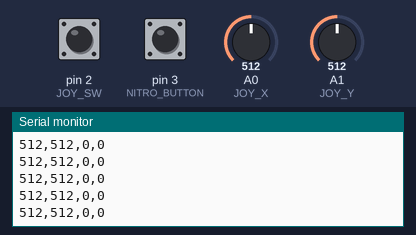
A sketch run on a simulated Arduino Uno, built with avr-gcc and run on an emulated ATmega328P. On the bench: the last lines printed to the serial monitor. The inputs (shaded band) are chosen by the test bench; at power-on: A0 (JOY_X) = 512, A1 (JOY_Y) = 512, pin 2 (JOY_SW) HIGH, pin 3 (NITRO_BUTTON) HIGH.

Above: at 1.2 s.
1.3 s: A0 (JOY_X) set to 716
At 1.31 s:
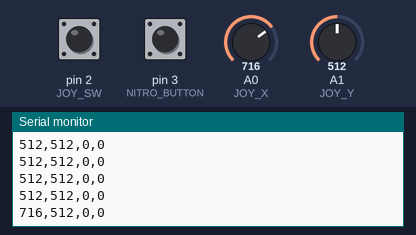
2.8 s: A1 (JOY_Y) set to 716
At 2.83 s:
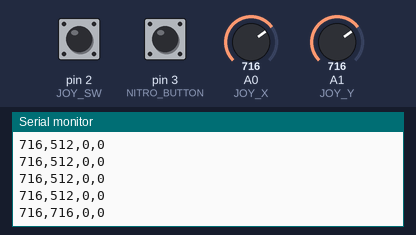
4.3 s: pin 2 (JOY_SW) pulled LOW for 0.15 s
At 4.34 s:
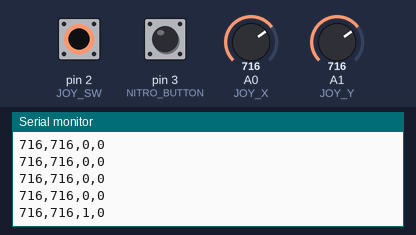
5.9 s: pin 3 (NITRO_BUTTON) pulled LOW for 0.15 s
At 5.95 s:
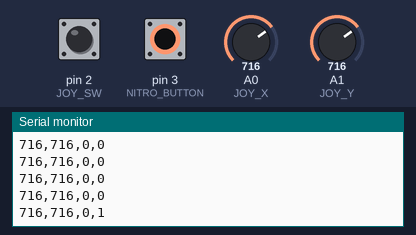
7.5 s: A0 (JOY_X) set to 900
At 7.56 s:
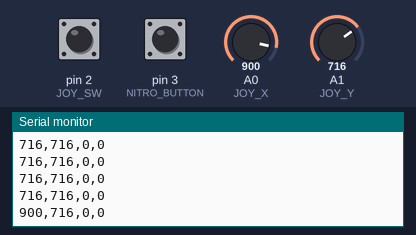
10.5 s: pin 2 (JOY_SW) pulled LOW for 1 s
At 10.58 s:
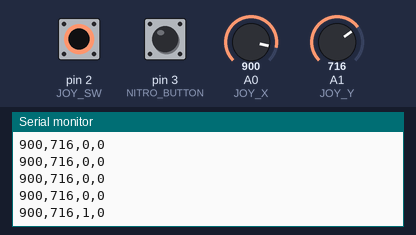
Timing chart, 0 to 13.5 s (numbered marks = the images above; inputs shaded):
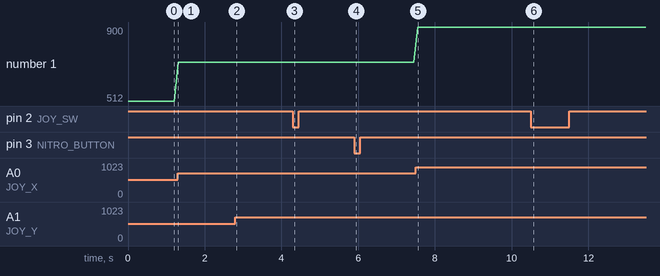

The sketch:

sketch_mar24a.ino
```cpp
// Пины для джойстик
#define JOY_X A0
#define JOY_Y A1
#define JOY_SW 2

// Пин для кнопки нитро
#define NITRO_BUTTON 3

void setup() {
  // Настройка Serial для связи с компьютером
  Serial.begin(9600);

  // Настройка пинов
  pinMode(JOY_SW, INPUT_PULLUP); // Кнопка джойстика
  pinMode(NITRO_BUTTON, INPUT_PULLUP); // Кнопка нитро
}

void loop() {
  // Считываем данные с джойстика
  int xValue = analogRead(JOY_X); // 0-1023
  int yValue = analogRead(JOY_Y); // 0-1023
  int joyButton = !digitalRead(JOY_SW); // 1 - нажата, 0 - не нажата
  int nitroButton = !digitalRead(NITRO_BUTTON); // 1 - нажата, 0 - не нажата

  // Отправляем данные через Serial в формате: "X,Y,joyButton,nitroButton"
  Serial.print(xValue);
  Serial.print(",");
  Serial.print(yValue);
  Serial.print(",");
  Serial.print(joyButton);
  Serial.print(",");
  Serial.println(nitroButton);

  delay(100); // Задержка для стабильности
}
```

Measured:
- after the input at 1.3 s, the serial monitor: prints a new line at once (image 1)
- after the input at 2.8 s, the serial monitor: prints a new line at once (image 2)
- after the input at 4.3 s, the serial monitor: prints a new line at once (image 3)
- after the input at 5.9 s, the serial monitor: prints a new line at once (image 4)
- after the input at 7.5 s, the serial monitor: prints a new line after 0.05 s (image 5)
- after the input at 10.5 s, the serial monitor: prints a new line after 0.08 s (image 6)
- plotted number 1: 512 → 716 after the input at 1.3 s, 716 → 900 after the input at 7.5 s
